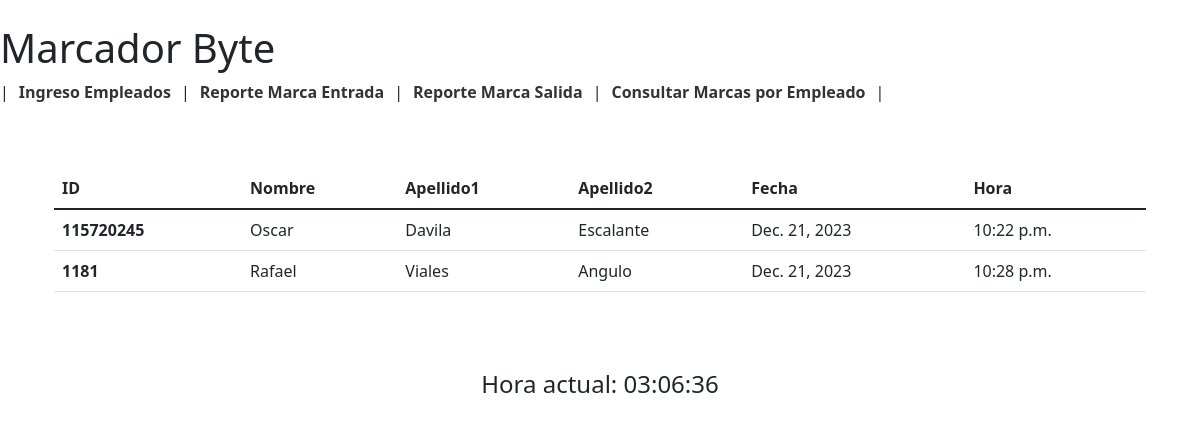
Page /ListaMarcasEntrada/ on the earlier database version.
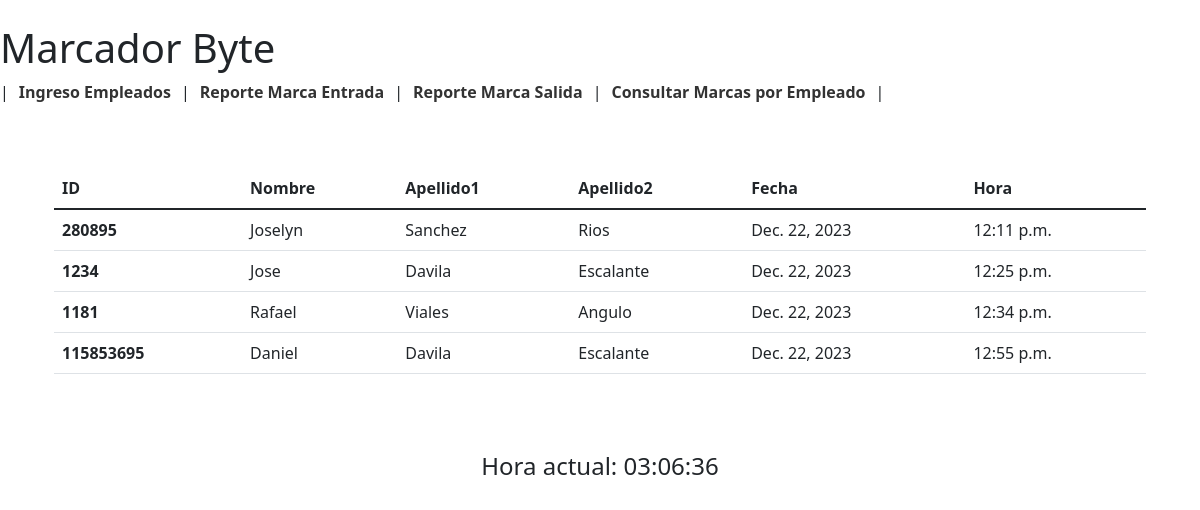
Same page on the later database version.
### Marcador_Byte/models.py (models this page shows, shortened)
class Marcas(models.Model):
    marca_id = models.AutoField(primary_key=True, verbose_name="Marca ID")
    fecha = models.DateField(verbose_name="Fecha")
    hora = models.TimeField(verbose_name="Hora")
    empleado = models.ForeignKey(Empleado, on_delete=models.CASCADE, verbose_name="Empleado")

class Empleado(models.Model):
    empleado_id = models.IntegerField(primary_key=True, verbose_name="ID Empleado", unique=True)
    nombre = models.CharField(max_length=255, verbose_name="Nombre")
    apellido1 = models.CharField(max_length=255, verbose_name="Apellido 1")
    apellido2 = models.CharField(max_length=255, verbose_name="Apellido 2")

### Marcador_Byte/views.py (the view)
# urls.py: path('ListaMarcasEntrada/', views.ListaMarcasEntrada, name='ListaMarcasEntrada'),
def ListaMarcasEntrada(request):
    marcasentrada= Marcas.objects.all()
    return render(request, 'tabla_marca_entrada.html',{'marcasentrada': marcasentrada})

### Marcador_Byte/templates/tabla_marca_entrada.html (shortened to what this page needs)
{% extends "./supervisor_panel.html" %}
{% block body %}
<div class="container py-4">
    <table class="table">
        <thead>
            <tr>
                <th scope="col">ID</th>
                <th scope="col">Nombre</th>
                <th scope="col">Apellido1</th>
                <th scope="col">Apellido2</th>
                <th scope="col">Fecha</th>
                <th scope="col">Hora</th>
            </tr>
        </thead>
        <tbody>
            {% for marcaentrada in marcasentrada %}
            <tr>
                <th scope="row">{{ marcaentrada.empleado_id }}</th>
                <td>{{ marcaentrada.empleado.nombre }}</td>
                <td>{{ marcaentrada.empleado.apellido1 }}</td>
                <td>{{ marcaentrada.empleado.apellido2 }}</td>
                <td>{{ marcaentrada.fecha }}</td>
                <td>{{ marcaentrada.hora }}</td>
            </tr>
            {% endfor %}
        </tbody>
    </table>
</div>
{% endblock %}

### Marcador_Byte/templates/supervisor_panel.html (shortened to what this page needs)
<!DOCTYPE html>
<html lang="en">
<head>
    <link href="https://cdn.jsdelivr.net/npm/bootstrap@5.1.3/dist/css/bootstrap.min.css" rel="stylesheet"
>
</head>
<body>
    <div class="col-5">
        <h1>Marcador Byte</h1>
</div>
<ul>
    <li>|</li>
    <li><a href="{% url 'viewingresoempleado' %}">Ingreso Empleados</a></li>
    <li>|</li>
    <li><a href="{% url 'ListaMarcasEntrada' %}">Reporte Marca Entrada</a></li>
    <li>|</li>
    <li><a href="{% url 'ListaMarcasSalida' %}">Reporte Marca Salida</a></li>
    <li>|</li>
    <li><a href="{% url 'buscar_marca_individual' %}">Consultar Marcas por Empleado</a></li>
    <li>|</li>
</ul>
<div class="container py-4">
    {% block body %}
    {% endblock %}
</div>
<div class="align-center text-center" id="hora-actual" style="font-size: 24px; margin-top: 10px;"></div>
</body>
</html>

### Marcador_Byte/templates/supervisor_panel.html (style rules this page uses)
ul { list-style: none; padding: 0; display: flex; }
li { margin-right: 10px; }
a { text-decoration: none; color: #333; font-weight: bold; }

Differences in the rows shown:
removed Marcas: empleado_id "115720245", empleado.nombre "Oscar", empleado.apellido1 "Davila", empleado.apellido2 "Escalante", fecha "Dec. 21, 2023", hora "10:22 p.m."
removed Marcas: empleado_id "1181", empleado.nombre "Rafael", empleado.apellido1 "Viales", empleado.apellido2 "Angulo", fecha "Dec. 21, 2023", hora "10:28 p.m."
added Marcas: empleado_id "280895", empleado.nombre "Joselyn", empleado.apellido1 "Sanchez", empleado.apellido2 "Rios", fecha "Dec. 22, 2023", hora "12:11 p.m."
added Marcas: empleado_id "1234", empleado.nombre "Jose", empleado.apellido1 "Davila", empleado.apellido2 "Escalante", fecha "Dec. 22, 2023", hora "12:25 p.m."
added Marcas: empleado_id "1181", empleado.nombre "Rafael", empleado.apellido1 "Viales", empleado.apellido2 "Angulo", fecha "Dec. 22, 2023", hora "12:34 p.m."
added Marcas: empleado_id "115853695", empleado.nombre "Daniel", empleado.apellido1 "Davila", empleado.apellido2 "Escalante", fecha "Dec. 22, 2023", hora "12:55 p.m."
